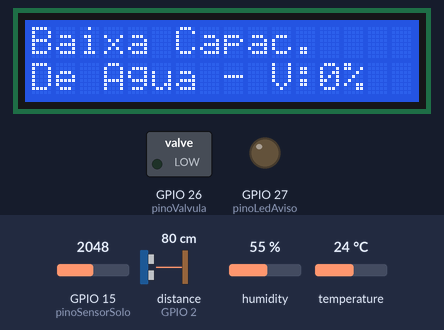
This sketch was run on a simulated ESP32. Parts: 16×2 character LCD, switched loads named in the sketch (green lamp = pin HIGH), output pins drawn as LEDs (lit = HIGH). Wiring (inferred from the names in the program): ultrasonic range finder: trigger GPIO 4; echo GPIO 2. Inputs (shaded band) come from the test bench; at power-on: distance to the obstacle (sensor on GPIO 2) 80 cm, GPIO 15 (pinoSensorSolo) = 2048, humidity 55 %, temperature 24 °C. The echo pulse lasts 58.3 µs per cm; pins used as bus, display or sensor lines are not drawn; what the sketch prints to the serial monitor is not drawn.

Above: at 5.2 s.
5.3 s: distance to the obstacle (sensor on GPIO 2) set to 2 cm
At 8.1 s:
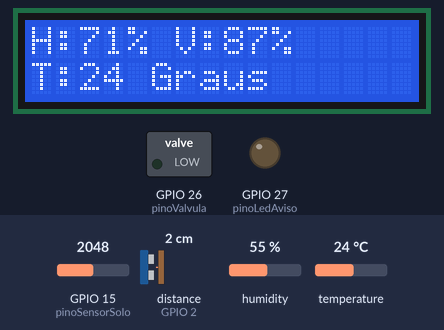
9.1 s: GPIO 15 (pinoSensorSolo) set to 2646
At 11.0 s:
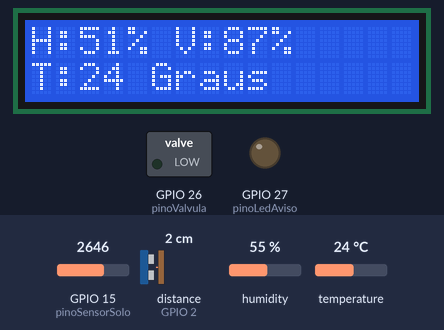
12.9 s: GPIO 15 (pinoSensorSolo) set to 2702
At 14.2 s:
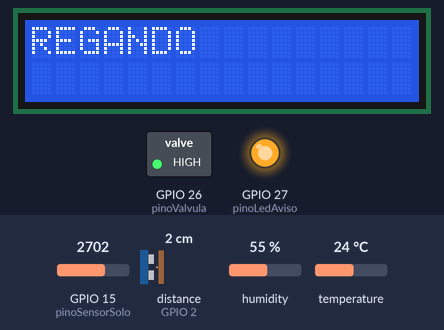
Timing chart, 0 to 15.9 s (numbered marks = the images above; inputs shaded):
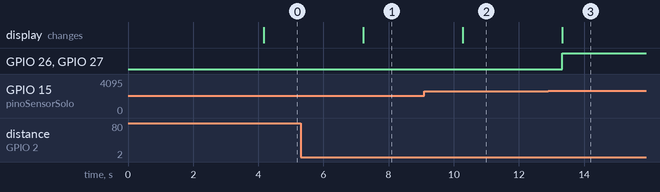

The sketch:

main-code.ino
```cpp
#include <LiquidCrystal_I2C.h>
#include "DHT.h"

//Configuração do LCD 16x2;
LiquidCrystal_I2C LCD = LiquidCrystal_I2C(0x27, 16, 2);

//Configuração dos Sensores de Umidade
#define pinoSensorSolo 15 //Usado para simular o sensor de umidade do solo;
#define DHTPIN 14  //Usado apenas como senor de temperatura do ambiente
#define DHTTYPE DHT11
DHT dht(DHTPIN, DHTTYPE);

//Configuração do Sensor de Distância;
#define SOUND_SPEED 0.034
#define CM_TO_INCH 0.393701
//Cofiguração de pinos do sensor de distância
const int trigPin = 4;
const int echoPin = 2;

// Variáveis para a calibração (ajuste estes valores)
// 0% umidade = Valor do sensor lido quando TOTALMENTE SECO (no ar).
const int leituraSeco = 4095;
// 100% umidade = Valor do sensor lido quando SUBMERSO em água.
const int leituraMolhado = 1200;

const int limiteSeco = 50; // Porcentagem mínima de umidade
const int tempoRega = 20; // Tempo de rega em segundos

int umidadeSolo = 0; // Variavel para armazenar a umidade do solo
int volumeAgua;
int temperaturaAmbiente;

// Pino da Valvula solenoide e Led de Aviso
int pinoValvula = 26;
int pinoLedAviso = 27;

// Função auxiliar para map com floats (permanece a mesma, é útil!)
float mapFloat(float x, float in_min, float in_max, float out_min, float out_max) {
 return (x - in_min) * (out_max - out_min) / (in_max - in_min) + out_min;
}

int medirUmidadeSolo(){
  int valorBruto = analogRead(pinoSensorSolo);

  int umidadePercentual = map(valorBruto, leituraMolhado, leituraSeco, 100, 0);

  if (umidadePercentual < 0) umidadePercentual = 0;
  if (umidadePercentual > 100) umidadePercentual = 100;

  return umidadePercentual;
}

int medirVolumeAgua(){

  digitalWrite(trigPin, HIGH);
  delayMicroseconds(10);
  digitalWrite(trigPin, LOW);

  float porcentagem;
  long duracao = pulseIn(echoPin, HIGH); // Mede o tempo de resposta do ECHO
  float distancia = duracao * 0.017;// Calcula a distância usando a velocidade do som (aproximadamente 343 m/s)

  if (distancia == 0){
    porcentagem = 0.00;
  } else {
    porcentagem = mapFloat(distancia, 0.0, 16.0, 100.0, 0.0);
  }

  porcentagem = constrain(porcentagem, 0.0, 100.0); // Garante que a porcentagem esteja entre 0 e 100

  return porcentagem*1;
}

int medirTemperaturaAmbiente(){
  float t = dht.readTemperature();

  return t;
}

void setup() {
  Serial.begin(115200);

  LCD.init();
  LCD.backlight();
  LCD.setCursor(0, 0);
  LCD.print("Sistema de Irri-");
  LCD.setCursor(0, 1);
  LCD.print("gacao Ligada");

  dht.begin();
  analogSetAttenuation(ADC_11db);

  pinMode(pinoValvula, OUTPUT);

  pinMode(pinoLedAviso, OUTPUT);

  pinMode(trigPin, OUTPUT);
  pinMode(echoPin, INPUT);

  delay(4000);

}

void loop() {
  umidadeSolo = medirUmidadeSolo();
  volumeAgua = medirVolumeAgua();
  temperaturaAmbiente = medirTemperaturaAmbiente();

  LCD.clear();
  LCD.setCursor(0, 0);
  LCD.print("H:");
  LCD.print((umidadeSolo));
  LCD.print("% ");
  LCD.print("V:");
  LCD.print((volumeAgua));
  LCD.print("%");
  LCD.setCursor(0, 1);
  LCD.print("T:");
  LCD.print((temperaturaAmbiente));
  LCD.print(" Graus");

  Serial.println("-----------------------");
  Serial.print("H: ");
  Serial.print(umidadeSolo);
  Serial.println("%");
  Serial.print("V: ");
  Serial.print(volumeAgua);
  Serial.println("% ");
  Serial.print("T: ");
  Serial.print(temperaturaAmbiente);
  Serial.println(" Graus");
  Serial.println("-----------------------");

  if (volumeAgua <= 20){
    LCD.clear();
    LCD.setCursor(0, 0);
    LCD.print("Baixa Capac.");
    LCD.setCursor(0, 1);
    LCD.print("De Agua - ");
    LCD.print("V:");
    LCD.print((volumeAgua));
    LCD.print("%");

    Serial.println("-----------------------");
    Serial.print("Baix Capacidade de Agua - Volume: ");
    Serial.println(volumeAgua);
    Serial.println("-----------------------");
  }

  if (umidadeSolo < limiteSeco && volumeAgua > 20) {
    LCD.clear();
    LCD.print("REGANDO");

    Serial.println("-----------------------");
    Serial.println("REGANDO");
    Serial.println("-----------------------");

    digitalWrite(pinoValvula, HIGH);
    digitalWrite(pinoLedAviso, HIGH);
    delay(tempoRega*1000);
    digitalWrite(pinoValvula, LOW);
    digitalWrite(pinoLedAviso, LOW);
  }

  delay(3000);
}
```

Measured:
- the behaviour switches between 2676 and 2677 on GPIO 15 (pinoSensorSolo) (found by bisection; images 2 and 3)
- after the input at 5.3 s, the display: changes after 1.9 s (image 1)
- after the input at 9.1 s, the display: changes after 1.2 s (image 2)
- after the input at 12.9 s, GPIO 26 (pinoValvula), GPIO 27 (pinoLedAviso): LOW → HIGH after 0.43 s; the display: changes after 0.43 s (image 3)
